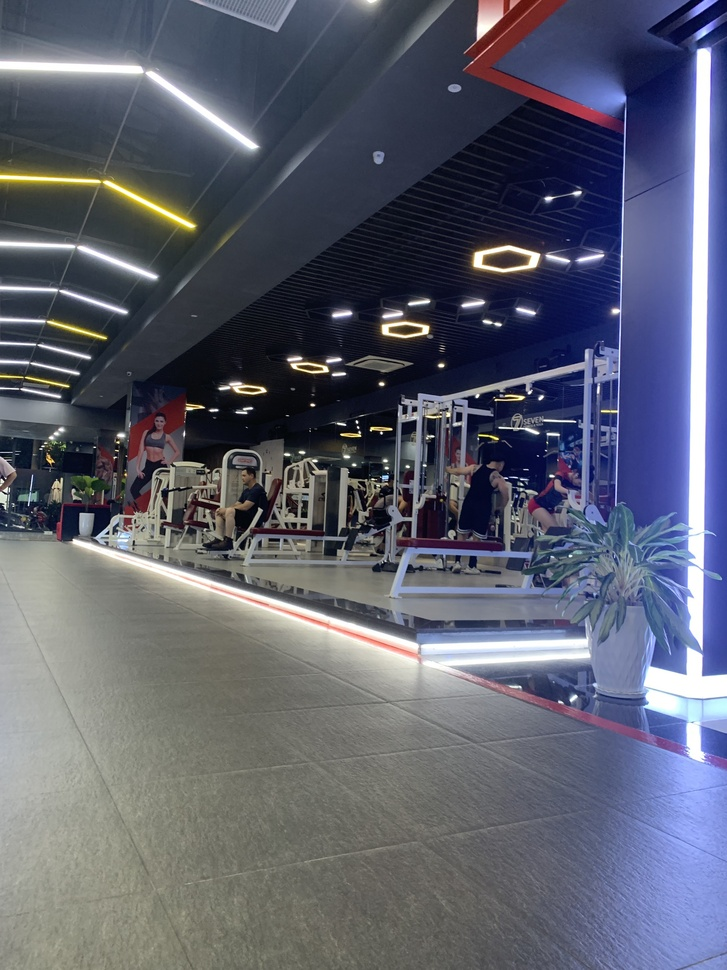
#> input picture Unsupervised learning/Singular Value Decomposition/gym.jpg, 727 x 970 px, shrunk from 1920 x 2560 before the run
$ jupyter execute 'Image compression.ipynb'
#> lines starting #> are read from the running program, lines starting #| are printed output that depends on the picture
#> further down, img is the input picture: shape (970, 727, 3); mean B, G, R 110.1, 95.6, 92.5
[cell 1]
import cv2
import numpy as np
from numpy.linalg import svd
import time
import matplotlib.pyplot as plt

[cell 2]
import warnings
warnings.filterwarnings('ignore')

[cell 3]
def SVD_compress_single_channle(channel, compression_level):
    # Perform SVD analysis
    U,S,V = svd(channel)

    # Reduce number of singular values
    k = int((1-compression_level)*S.shape[0])
    U_compress = U[:,:k]
    S_compress = S[:k]
    V_compress = V[:k,:]

    compressed_channel = U_compress @ np.diag(S_compress) @ V_compress

    # Normalize the color channel back to range 0-255
    compressed_channel = np.clip(compressed_channel, 0, 255)
    return compressed_channel

def SVD_compress_image(img, compression_level = 0.99):
#> called with compression_level = 0.992
    red_channel = img[:,:,0]
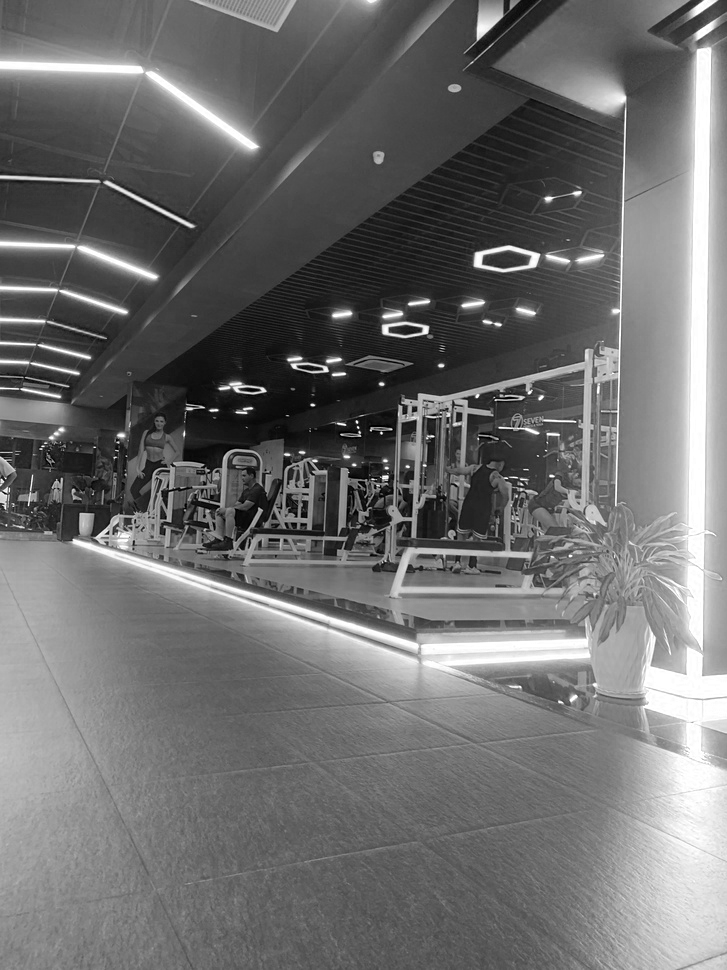
#> red_channel: shape (970, 727); min 0, max 255, mean 110.1
    green_channel = img[:,:,1]
    blue_channel = img[:,:,2]
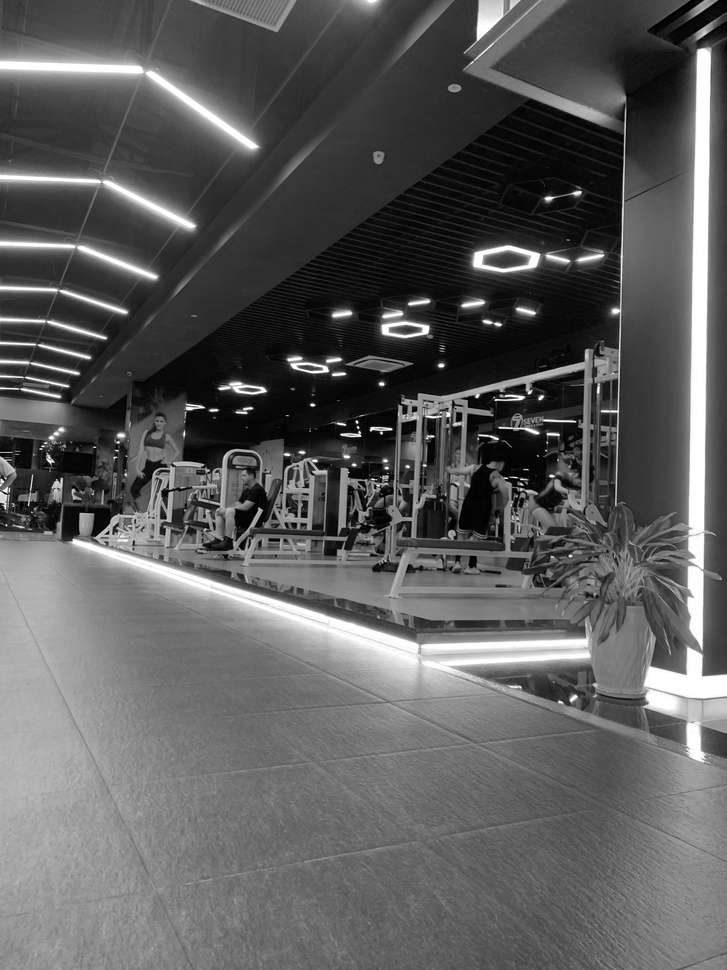
#> blue_channel: shape (970, 727); min 0, max 255, mean 92.5

    start = time.time()
    red_channel_compressed = SVD_compress_single_channle(red_channel, compression_level)
#> in SVD_compress_single_channle, `U,S,V = svd(channel)`: S = 727 values, max 98642.7 at index 0, min 8.53 at index 726, mean 574.9
#> in SVD_compress_single_channle, `U_compress = U[:,:k]`: U_compress = 970 rows, first 6: [-0.0289, 0.0484, 0.047, 0.0534, 0.0342], [-0.0287, 0.0474, 0.0469, 0.0516, 0.0318], [-0.0286, 0.0463, 0.0473, 0.0508, 0.0281], [-0.0284, 0.0455, 0.0472, 0.0496, 0.0249], [-0.0284, 0.0451, 0.0465, 0.0492, 0.0219], [-0.0282, 0.044, 0.0454, 0.0481, 0.0188]
#> in SVD_compress_single_channle, `S_compress = S[:k]`: S_compress = [98642.7, 14542.2, 11869.4, 9468.1, 7665.2]
    green_channel_compressed = SVD_compress_single_channle(green_channel, compression_level)
#> in SVD_compress_single_channle (call 2), `U_compress = U[:,:k]`: U_compress = 970 rows, first 6: [-0.0268, -0.0401, 0.0431, -0.0456, 0.0292], [-0.0267, -0.0378, 0.042, -0.0442, 0.0257], [-0.0266, -0.0349, 0.0409, -0.0444, 0.0215], [-0.0264, -0.0328, 0.0401, -0.044, 0.0175], [-0.0263, -0.0314, 0.0393, -0.0434, 0.0139], [-0.0261, -0.0295, 0.0377, -0.0429, 0.0101]
    blue_channel_compressed = SVD_compress_single_channle(blue_channel, compression_level)
#> call 3 of SVD_compress_single_channle, with compression_level = 0.992
#> in SVD_compress_single_channle (call 3), `U,S,V = svd(channel)`:
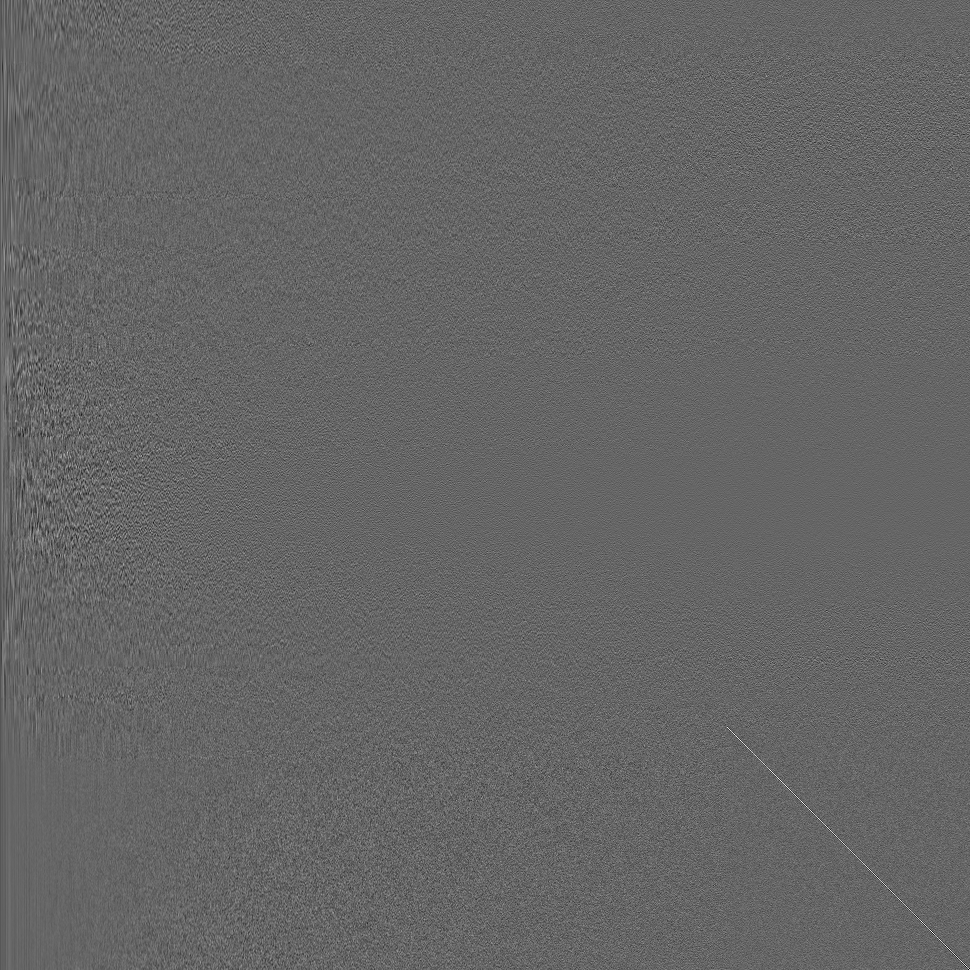
#> U: shape (970, 970) float64; min -0.258, max 0.388, mean -1.78e-05; drawn with min black and max white
#> in SVD_compress_single_channle (call 3), `U,S,V = svd(channel)`:
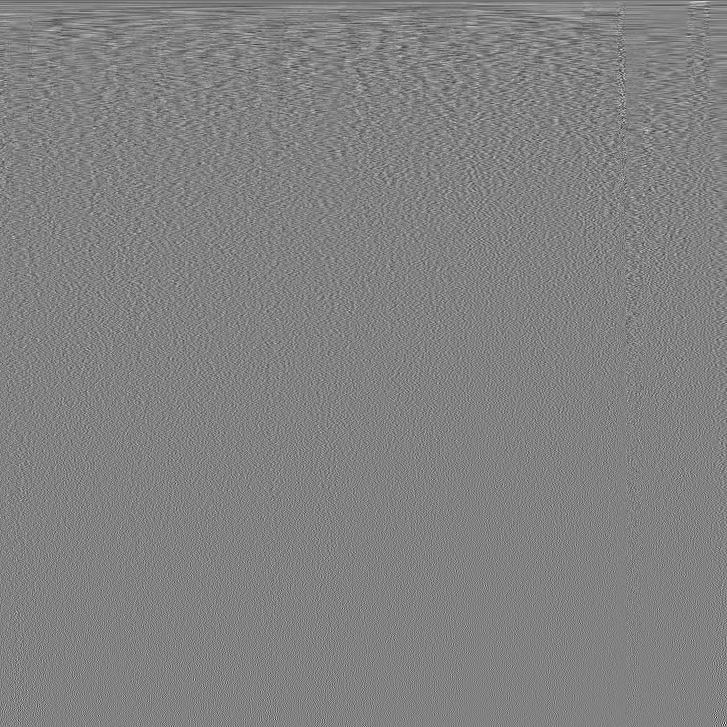
#> V: shape (727, 727) float64; min -0.288, max 0.277, mean -5.37e-05; drawn with min black and max white
#> in SVD_compress_single_channle (call 3), `U,S,V = svd(channel)`: S = 727 values, max 83888.1 at index 0, min 8.16 at index 726, mean 591.2
#> in SVD_compress_single_channle (call 3), `U_compress = U[:,:k]`: U_compress = 970 rows, first 6: [-0.028, -0.0572, 0.0215, -0.0334, 0.0282], [-0.0278, -0.0546, 0.021, -0.032, 0.0322], [-0.0276, -0.051, 0.0215, -0.0317, 0.0359], [-0.0274, -0.0482, 0.0213, -0.0309, 0.039], [-0.0272, -0.046, 0.0214, -0.0301, 0.042], [-0.0269, -0.0434, 0.0217, -0.0286, 0.0445]
#> in SVD_compress_single_channle (call 3), `S_compress = S[:k]`: S_compress = [83888.1, 15350.6, 11147.1, 10629.5, 9468.5]
#> in SVD_compress_single_channle (call 3), `compressed_channel = np.clip(compressed_channel, 0, 255)`:
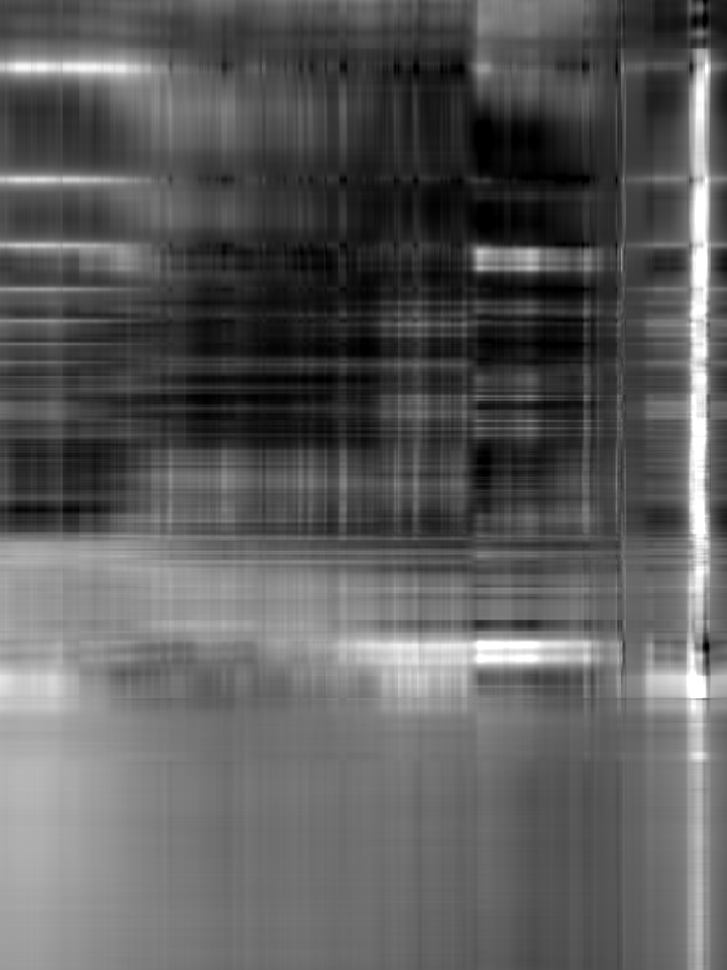
#> compressed_channel: shape (970, 727) float64; min 0, max 255, mean 92.4
    print(f'Finished perform SVD analysis in {(time.time() - start):.2f}s')

    compressed_image = np.dstack((red_channel_compressed, green_channel_compressed, blue_channel_compressed))
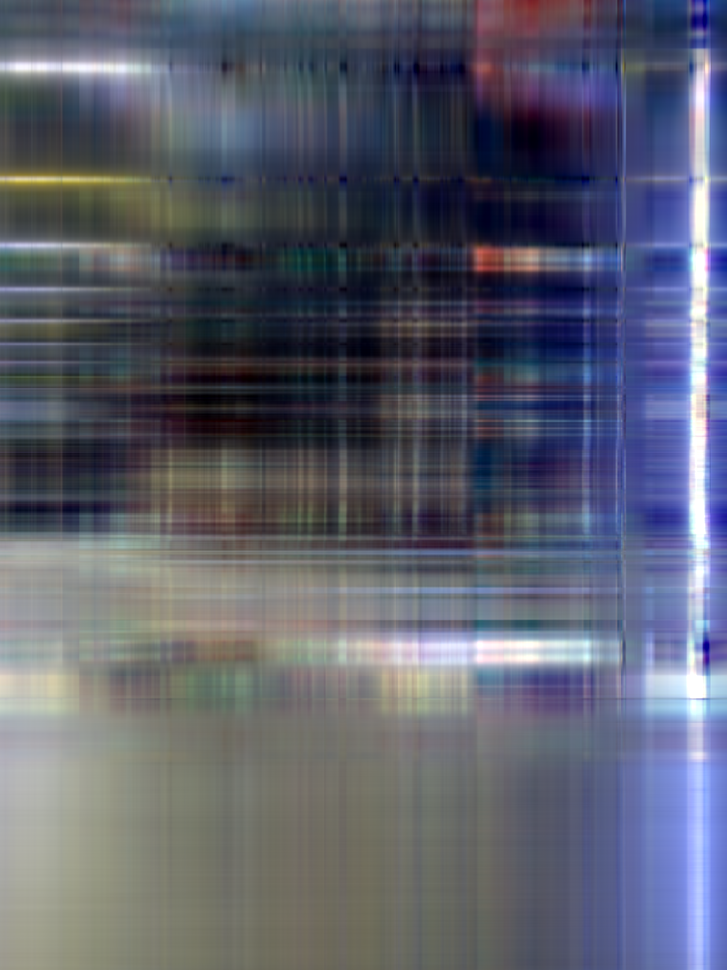
#> compressed_image: shape (970, 727, 3) float64; mean of channels 0, 1, 2 110.1, 95.5, 92.4; drawn as B, G, R


    return compressed_image.astype(np.uint8)

[cell 4]
# Load image
img = cv2.imread('gym.jpg')

compress_image = SVD_compress_image(img, 0.992)

[cell 5]
cv2.imwrite('compressed_image.jpg', compress_image)
#> Out = True

[cell 6]
fig, ax = plt.subplots(1,2)
ax[0].axis('off')
ax[0].imshow(cv2.cvtColor(img, cv2.COLOR_RGB2BGRA))
ax[0].set_title('Original image')
ax[1].axis('off')
ax[1].imshow(cv2.cvtColor(compress_image, cv2.COLOR_RGB2BGRA))
ax[1].set_title('Compressed image')
fig.show()
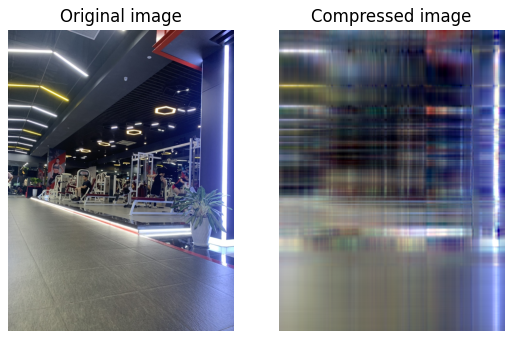
#> figure drawn by matplotlib, 2 panels
